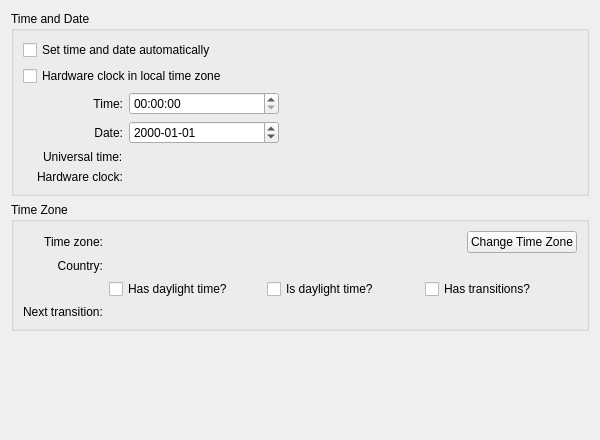
<?xml version="1.0" encoding="UTF-8"?>
<ui version="4.0">
 <class>PageTimeDate</class>
 <widget class="QWidget" name="PageTimeDate">
  <property name="geometry">
   <rect>
    <x>0</x>
    <y>0</y>
    <width>600</width>
    <height>440</height>
   </rect>
  </property>
  <property name="windowTitle">
   <string notr="true">Form</string>
  </property>
  <layout class="QVBoxLayout" name="verticalLayout">
   <item>
    <widget class="QGroupBox" name="timeDateGroupBox">
     <property name="title">
      <string>Time and Date</string>
     </property>
     <layout class="QVBoxLayout" name="verticalLayout_2">
      <item>
       <widget class="QCheckBox" name="isNtpEnabledCheckBox">
        <property name="text">
         <string>Set time and date automatically</string>
        </property>
       </widget>
      </item>
      <item>
       <widget class="QCheckBox" name="isRtcLocalCheckBox">
        <property name="text">
         <string>Hardware clock in local time zone</string>
        </property>
       </widget>
      </item>
      <item>
       <layout class="QFormLayout" name="timeDateFormLayout">
        <property name="labelAlignment">
         <set>Qt::AlignRight|Qt::AlignTrailing|Qt::AlignVCenter</set>
        </property>
        <item row="0" column="0">
         <widget class="QLabel" name="timeLabel">
          <property name="minimumSize">
           <size>
            <width>100</width>
            <height>0</height>
           </size>
          </property>
          <property name="text">
           <string>Time:</string>
          </property>
          <property name="alignment">
           <set>Qt::AlignRight|Qt::AlignTrailing|Qt::AlignVCenter</set>
          </property>
         </widget>
        </item>
        <item row="0" column="1">
         <widget class="QTimeEdit" name="timeEdit">
          <property name="sizePolicy">
           <sizepolicy hsizetype="Maximum" vsizetype="Fixed">
            <horstretch>0</horstretch>
            <verstretch>0</verstretch>
           </sizepolicy>
          </property>
          <property name="minimumSize">
           <size>
            <width>150</width>
            <height>0</height>
           </size>
          </property>
          <property name="displayFormat">
           <string notr="true">HH:mm:ss</string>
          </property>
         </widget>
        </item>
        <item row="1" column="0">
         <widget class="QLabel" name="dateLabel">
          <property name="minimumSize">
           <size>
            <width>100</width>
            <height>0</height>
           </size>
          </property>
          <property name="text">
           <string>Date:</string>
          </property>
          <property name="alignment">
           <set>Qt::AlignRight|Qt::AlignTrailing|Qt::AlignVCenter</set>
          </property>
         </widget>
        </item>
        <item row="1" column="1">
         <widget class="QDateEdit" name="dateEdit">
          <property name="sizePolicy">
           <sizepolicy hsizetype="Maximum" vsizetype="Fixed">
            <horstretch>0</horstretch>
            <verstretch>0</verstretch>
           </sizepolicy>
          </property>
          <property name="minimumSize">
           <size>
            <width>150</width>
            <height>0</height>
           </size>
          </property>
          <property name="displayFormat">
           <string notr="true">yyyy-MM-dd</string>
          </property>
         </widget>
        </item>
        <item row="3" column="0">
         <widget class="QLabel" name="rtcLabel">
          <property name="text">
           <string>Hardware clock:</string>
          </property>
         </widget>
        </item>
        <item row="2" column="0">
         <widget class="QLabel" name="utcLabel">
          <property name="text">
           <string>Universal time:</string>
          </property>
         </widget>
        </item>
        <item row="2" column="1">
         <widget class="QLabel" name="utcTimeLabel">
          <property name="text">
           <string notr="true"/>
          </property>
         </widget>
        </item>
        <item row="3" column="1">
         <widget class="QLabel" name="rtcTimeLabel">
          <property name="text">
           <string notr="true"/>
          </property>
         </widget>
        </item>
       </layout>
      </item>
     </layout>
    </widget>
   </item>
   <item>
    <widget class="QGroupBox" name="timeZoneGroupBox">
     <property name="title">
      <string>Time Zone</string>
     </property>
     <layout class="QVBoxLayout" name="verticalLayout_3">
      <item>
       <layout class="QFormLayout" name="timeZoneFormLayout">
        <property name="fieldGrowthPolicy">
         <enum>QFormLayout::AllNonFixedFieldsGrow</enum>
        </property>
        <property name="rowWrapPolicy">
         <enum>QFormLayout::DontWrapRows</enum>
        </property>
        <property name="labelAlignment">
         <set>Qt::AlignRight|Qt::AlignTrailing|Qt::AlignVCenter</set>
        </property>
        <item row="0" column="0">
         <widget class="QLabel" name="timeZoneLabel">
          <property name="text">
           <string>Time zone:</string>
          </property>
          <property name="alignment">
           <set>Qt::AlignRight|Qt::AlignTrailing|Qt::AlignVCenter</set>
          </property>
         </widget>
        </item>
        <item row="0" column="1">
         <layout class="QHBoxLayout" name="timeZoneHorizontalLayout">
          <item>
           <widget class="QLabel" name="timeZoneLabel_2">
            <property name="text">
             <string/>
            </property>
           </widget>
          </item>
          <item>
           <spacer name="timeZoneHorizontalSpacer">
            <property name="orientation">
             <enum>Qt::Horizontal</enum>
            </property>
            <property name="sizeHint" stdset="0">
             <size>
              <width>40</width>
              <height>20</height>
             </size>
            </property>
           </spacer>
          </item>
          <item>
           <widget class="QPushButton" name="timeZonePushButton">
            <property name="text">
             <string>Change Time Zone</string>
            </property>
           </widget>
          </item>
         </layout>
        </item>
        <item row="1" column="0">
         <widget class="QLabel" name="countryLabel">
          <property name="text">
           <string>Country:</string>
          </property>
          <property name="alignment">
           <set>Qt::AlignRight|Qt::AlignTrailing|Qt::AlignVCenter</set>
          </property>
         </widget>
        </item>
        <item row="1" column="1">
         <widget class="QLabel" name="countryLabel_2">
          <property name="text">
           <string notr="true"/>
          </property>
         </widget>
        </item>
        <item row="2" column="1">
         <layout class="QHBoxLayout" name="timeZoneInfoHorizontalLayout">
          <item>
           <widget class="QCheckBox" name="hasDaylightTimeCheckBox">
            <property name="text">
             <string>Has daylight time?</string>
            </property>
           </widget>
          </item>
          <item>
           <widget class="QCheckBox" name="isDaylightTimeCheckBox">
            <property name="text">
             <string>Is daylight time?</string>
            </property>
           </widget>
          </item>
          <item>
           <widget class="QCheckBox" name="hasTransitionsCheckBox">
            <property name="text">
             <string>Has transitions?</string>
            </property>
           </widget>
          </item>
         </layout>
        </item>
        <item row="3" column="0">
         <widget class="QLabel" name="nextTransitionLabel">
          <property name="text">
           <string>Next transition:</string>
          </property>
         </widget>
        </item>
        <item row="3" column="1">
         <widget class="QLabel" name="nextTransitionTimeLabel">
          <property name="text">
           <string notr="true"/>
          </property>
         </widget>
        </item>
       </layout>
      </item>
     </layout>
    </widget>
   </item>
   <item>
    <spacer name="verticalSpacer">
     <property name="orientation">
      <enum>Qt::Vertical</enum>
     </property>
     <property name="sizeHint" stdset="0">
      <size>
       <width>20</width>
       <height>40</height>
      </size>
     </property>
    </spacer>
   </item>
  </layout>
 </widget>
 <resources/>
 <connections/>
</ui>
